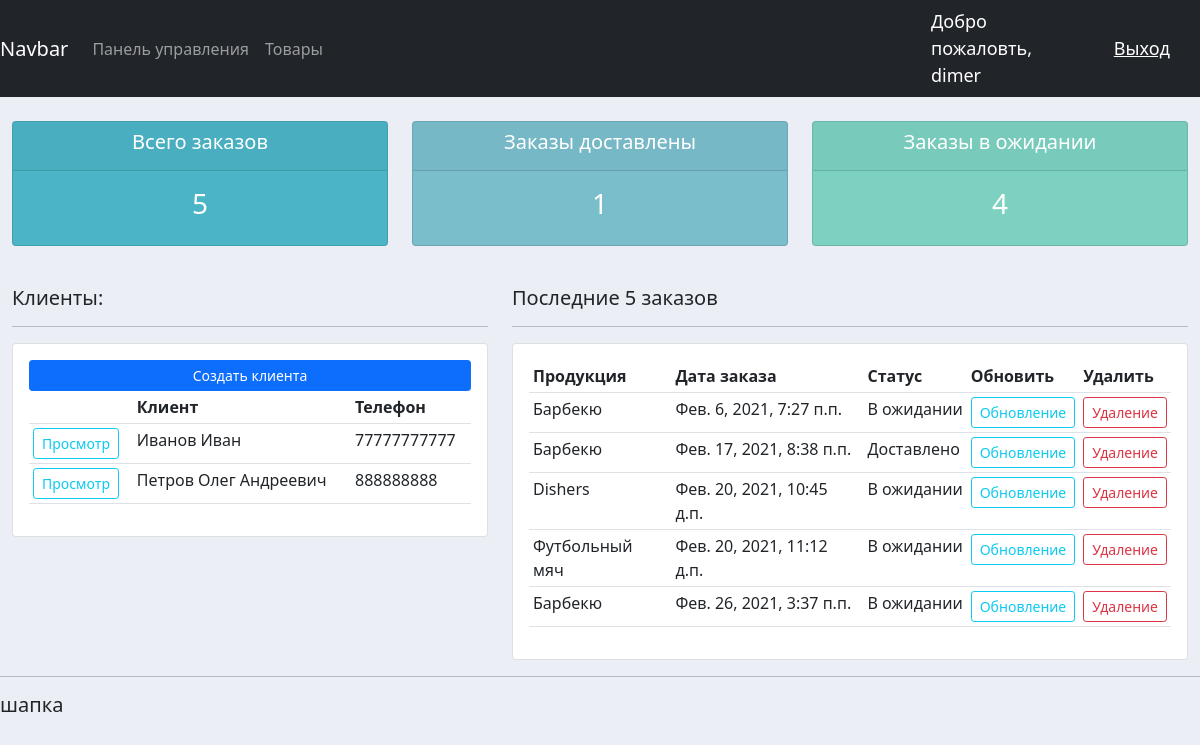
The app's page / (signed in) with its own data.
### accounts/models.py (models this page shows, shortened)
class Customer(models.Model):
    name = models.CharField(max_length=200, null = True, verbose_name = 'ФИО')
    phone = models.CharField(max_length=200, null = True, verbose_name = 'Телефон')
    email = models.CharField(max_length=200, null = True, verbose_name = 'Эл. почта')
    date_created = models.DateTimeField(auto_now_add=True, null = True, verbose_name = 'Дата')
    class Meta:
        verbose_name_plural = 'Клиенты'
        verbose_name = 'Клиент'

class Order(models.Model):
    STATUS = (
        ('В ожидании', 'В ожидании'),
        ('Готово к доставке', 'Готово к доставке'),
        ('Доставлено', 'Доставлено'),
    )
    customer = models.ForeignKey(Customer, null = True, on_delete = models.SET_NULL, verbose_name = 'Клиент')
    product = models.ForeignKey(Pruduct, null = True, on_delete = models.SET_NULL, verbose_name = 'Товар')
    date_created = models.DateTimeField(auto_now_add=True, null = True, verbose_name = 'Дата')
    status = models.CharField(max_length = 200, null = True, choices = STATUS, verbose_name = 'Статус заказа')
    note = models.CharField(max_length = 10000, null = True, verbose_name = 'Примечания', default = '-')
    class Meta:
        verbose_name_plural = 'Заказы'
        verbose_name = 'Заказ'

class Pruduct(models.Model):
    CATEGORY = (
        ('Для дома', 'Для дома'),
        ('Для улицы', 'Для улицы'),
    )
    name = models.CharField(max_length=200, null = True, verbose_name = 'Наименования')
    price = models.FloatField(null = True, verbose_name = 'Цена')
    category = models.CharField(max_length=200, null = True, choices = CATEGORY, verbose_name = 'Категория')
    description = models.CharField(max_length=200, null = True, verbose_name = 'Описание', blank = True)
    date_created = models.DateTimeField(auto_now_add=True, null = True, verbose_name = 'Дата')
    tags = models.ManyToManyField(Tag)
    class Meta:
        verbose_name_plural = 'Продукция'
        verbose_name = 'Продукция'
    def __str__(self):
        return self.name

### accounts/decorations.py (the view)
        def wrapper_func(request, *args, **kwargs):
            print('Работает', allowed_roles)
            return view_func(request, *args, **kwargs)

### accounts/decorations.py (called while the page is built)
def allowed_user(allowed_roles = []):
    def decorator (view_func):
        def wrapper_func(request, *args, **kwargs):
            print('Работает', allowed_roles)
            return view_func(request, *args, **kwargs)
        return wrapper_func
    return decorator

### accounts/views.py (called while the page is built)
@login_required(login_url='login')
@allowed_user(allowed_roles = ['admin'])
def home(request):
    order = Order.objects.all()
    customer = Customer.objects.all()
    total_customers = customer.count()
    total_order = order.count()
    delivered = order.filter(status = 'Доставлено').count()
    pending = order.filter(status = 'В ожидании').count()
    context = {'orders': order, 'customers': customer , 'total_customers': total_customers,
               'total_order': total_order, 'delivered': delivered, 'pending': pending}
    return render(request, 'accounts/dashboard.html', context)

### accounts/templates/accounts/dashboard.html
{% extends "accounts/base.html" %}
{% block content %}
{%  include 'accounts/status.html' %}
<br>
<div class="row">
	<div class="col-md-5">
		<h5>Клиенты:</h5>
		<hr>
		<div class="card card-body">
			<a class="btn btn-primary  btn-sm btn-block" href="">Создать клиента</a>
			<table class="table table-sm">
				<tr>
					<th></th>
					<th>Клиент</th>
					<th>Телефон</th>
				</tr>
				{% for customer in customers %}
					<tr>
						<td><a class="btn btn-outline-info  btn-sm btn-block" href="{% url 'customer' customer.id %}">Просмотр</a></td>
						<td>{{ customer.name }}</td>
						<td>{{ customer.phone }}</td>
					</tr>
					{% endfor %}
			</table>
		</div>
	</div>
	<div class="col-md-7">
		<h5>Последние 5 заказов</h5>
		<hr>
		<div class="card card-body">
			<table class="table table-sm">
				<tr>
					<th>Продукция</th>
					<th>Дата заказа</th>
					<th>Статус</th>
					<th>Обновить</th>
					<th>Удалить</th>
				</tr>
					{% for order in orders %}
					<tr>
						<td>{{ order.product }}</td>
						<td>{{ order.date_created }}</td>
						<td>{{ order.status }}</td>
						<td><a class="btn btn-outline-info  btn-sm btn-block" href="{% url 'update_order' order.id %}">Обновление</a></td>
						<td><a class="btn btn-outline-danger  btn-sm btn-block" href="{% url 'delete_order' order.id %}">Удаление</a></td>
					</tr>
					{% endfor %}
			</table>
		</div>
	</div>
</div>
{% endblock %}

### accounts/templates/accounts/base.html (shortened to what this page needs)
{% load static %}
<!DOCTYPE html>
<html>
<head>
    <link href="https://cdn.jsdelivr.net/npm/bootstrap@5.0.0-beta1/dist/css/bootstrap.min.css" rel="stylesheet">
    <link rel="stylesheet" type="text/css" href="{% static '/css/base.css' %}">
</head>
<body>
    {% include "accounts/navbar.html" %}
    <div class="container-fluid">
    {% block content %}
    {% endblock %}
    </div>
    <hr>
    <h5>шапка</h5>
</body>
</html>

### accounts/templates/accounts/navbar.html (shortened to what this page needs)
{% load static %}
<nav class="navbar navbar-expand-lg navbar-dark bg-dark">
    <a class="navbar-brand" href="#">Navbar</a>
    <div class="collapse navbar-collapse" id="navbarSupportedContent">
      <ul class="navbar-nav mr-auto">
        <li class="nav-item active">
          <a class="nav-link" href="{% url 'home' %}">Панель управления</a>
        </li>
        <li class="nav-item">
          <a class="nav-link" href="{% url 'products' %}">Товары</a>
        </li>
    </ul>
    </div>
    <span class='hello-msg'>Добро пожаловть, {{ request.user }}</span>
    <span><a class='hello-msg' href="{% url 'logout' %}">Выход</a></span>
  </nav>

### accounts/templates/accounts/status.html
<br>
<div class="row">
	<div class="col">
		<div class="col-md">
			<div class="card text-center text-white  mb-3" id="total-orders">
			  	<div class="card-header">
			  		<h5 class="card-title">Всего заказов</h5>
			  	</div>
			  	<div class="card-body">
			    	<h3 class="card-title">{{ total_order }}</h3>
			  	</div>
			</div>
		</div>
	</div>
	<div class="col">
		<div class="col-md">
			<div class="card text-center text-white  mb-3" id="orders-delivered">
			  	<div class="card-header">
			  		<h5 class="card-title">Заказы доставлены</h5>
			  	</div>
			  	<div class="card-body">
			    	<h3 class="card-title">{{ delivered }}</h3>
			  	</div>
			</div>
		</div>
	</div>
	<div class="col">
		<div class="col-md">
			<div class="card text-center text-white  mb-3" id="orders-pending">
			  	<div class="card-header">
			  		<h5 class="card-title">Заказы в ожидании</h5>
			  	</div>
			  	<div class="card-body">
			    	<h3 class="card-title">{{ pending }}</h3>
			  	</div>
			</div>
		</div>
	</div>
</div>

### accounts/static/css/base.css (style rules this page uses)
body { background-color: #ebeff5; }
#total-orders { background-color: #4cb4c7; }
#orders-delivered { background-color: #7abecc; }
#orders-pending { background-color: #7CD1C0; }

### accounts/templates/accounts/navbar.html (style rules this page uses)
.hello-msg { font-size: 18px; color: #fff; margin-right: 30px; }

### records on screen
Customer: name "Иванов Иван", phone "77777777777"
Customer: name "Петров Олег Андреевич", phone "888888888"
Order: product "Барбекю", date_created "Фев. 6, 2021, 7:27 п.п.", status "В ожидании"
Order: product "Барбекю", date_created "Фев. 17, 2021, 8:38 п.п.", status "Доставлено"
Order: product "Dishers", date_created "Фев. 20, 2021, 10:45 д.п.", status "В ожидании"
Order: product "Футбольный мяч", date_created "Фев. 20, 2021, 11:12 д.п.", status "В ожидании"
Order: product "Барбекю", date_created "Фев. 26, 2021, 3:37 п.п.", status "В ожидании"

### other values on screen
{{ request.user }} "dimer"
{{ total_order }} "5"
{{ delivered }} "1"
{{ pending }} "4"
